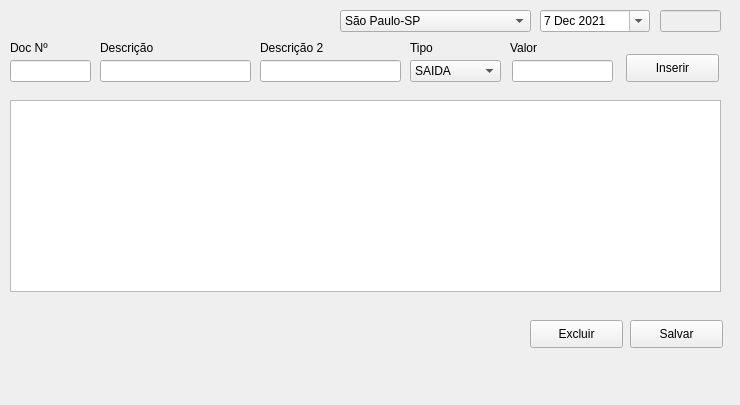
<?xml version="1.0" encoding="UTF-8"?>
<ui version="4.0">
 <class>frm_lancamentos</class>
 <widget class="QMainWindow" name="frm_lancamentos">
  <property name="geometry">
   <rect>
    <x>0</x>
    <y>0</y>
    <width>740</width>
    <height>405</height>
   </rect>
  </property>
  <property name="windowTitle">
   <string>Lançamentos</string>
  </property>
  <widget class="QWidget" name="centralwidget">
   <widget class="QLineEdit" name="edt_doc">
    <property name="geometry">
     <rect>
      <x>10</x>
      <y>60</y>
      <width>81</width>
      <height>22</height>
     </rect>
    </property>
   </widget>
   <widget class="QLineEdit" name="edt_desc1">
    <property name="geometry">
     <rect>
      <x>100</x>
      <y>60</y>
      <width>151</width>
      <height>22</height>
     </rect>
    </property>
   </widget>
   <widget class="QLineEdit" name="edt_desc2">
    <property name="geometry">
     <rect>
      <x>260</x>
      <y>60</y>
      <width>141</width>
      <height>22</height>
     </rect>
    </property>
   </widget>
   <widget class="QLineEdit" name="edt_valor">
    <property name="geometry">
     <rect>
      <x>512</x>
      <y>60</y>
      <width>101</width>
      <height>22</height>
     </rect>
    </property>
   </widget>
   <widget class="QLabel" name="label">
    <property name="geometry">
     <rect>
      <x>10</x>
      <y>40</y>
      <width>91</width>
      <height>16</height>
     </rect>
    </property>
    <property name="text">
     <string>Doc Nº</string>
    </property>
   </widget>
   <widget class="QLabel" name="label_2">
    <property name="geometry">
     <rect>
      <x>100</x>
      <y>40</y>
      <width>91</width>
      <height>16</height>
     </rect>
    </property>
    <property name="text">
     <string>Descrição</string>
    </property>
   </widget>
   <widget class="QLabel" name="label_3">
    <property name="geometry">
     <rect>
      <x>260</x>
      <y>40</y>
      <width>91</width>
      <height>16</height>
     </rect>
    </property>
    <property name="text">
     <string>Descrição 2</string>
    </property>
   </widget>
   <widget class="QLabel" name="label_4">
    <property name="geometry">
     <rect>
      <x>410</x>
      <y>40</y>
      <width>91</width>
      <height>16</height>
     </rect>
    </property>
    <property name="text">
     <string>Tipo</string>
    </property>
   </widget>
   <widget class="QLabel" name="label_5">
    <property name="geometry">
     <rect>
      <x>510</x>
      <y>40</y>
      <width>91</width>
      <height>16</height>
     </rect>
    </property>
    <property name="text">
     <string>Valor</string>
    </property>
   </widget>
   <widget class="QPushButton" name="btn_inserir">
    <property name="geometry">
     <rect>
      <x>626</x>
      <y>54</y>
      <width>93</width>
      <height>28</height>
     </rect>
    </property>
    <property name="text">
     <string>Inserir</string>
    </property>
   </widget>
   <widget class="QComboBox" name="box_tipo">
    <property name="geometry">
     <rect>
      <x>410</x>
      <y>60</y>
      <width>91</width>
      <height>22</height>
     </rect>
    </property>
    <item>
     <property name="text">
      <string>SAIDA</string>
     </property>
    </item>
    <item>
     <property name="text">
      <string>ENTRADA</string>
     </property>
    </item>
   </widget>
   <widget class="QTableWidget" name="tableWidget">
    <property name="geometry">
     <rect>
      <x>10</x>
      <y>100</y>
      <width>711</width>
      <height>192</height>
     </rect>
    </property>
   </widget>
   <widget class="QPushButton" name="btn_excluir">
    <property name="geometry">
     <rect>
      <x>530</x>
      <y>320</y>
      <width>93</width>
      <height>28</height>
     </rect>
    </property>
    <property name="text">
     <string>Excluir</string>
    </property>
   </widget>
   <widget class="QPushButton" name="btn_salvar">
    <property name="geometry">
     <rect>
      <x>630</x>
      <y>320</y>
      <width>93</width>
      <height>28</height>
     </rect>
    </property>
    <property name="text">
     <string>Salvar</string>
    </property>
   </widget>
   <widget class="QLineEdit" name="edt_ID">
    <property name="enabled">
     <bool>false</bool>
    </property>
    <property name="geometry">
     <rect>
      <x>660</x>
      <y>10</y>
      <width>61</width>
      <height>22</height>
     </rect>
    </property>
    <property name="font">
     <font>
      <pointsize>9</pointsize>
      <weight>75</weight>
      <italic>false</italic>
      <bold>true</bold>
      <underline>false</underline>
      <strikeout>false</strikeout>
     </font>
    </property>
    <property name="acceptDrops">
     <bool>false</bool>
    </property>
    <property name="styleSheet">
     <string notr="true">color: rgb(255, 0, 0);</string>
    </property>
    <property name="text">
     <string/>
    </property>
   </widget>
   <widget class="QDateEdit" name="dateEdit">
    <property name="geometry">
     <rect>
      <x>540</x>
      <y>10</y>
      <width>110</width>
      <height>22</height>
     </rect>
    </property>
    <property name="dateTime">
     <datetime>
      <hour>0</hour>
      <minute>0</minute>
      <second>0</second>
      <year>2021</year>
      <month>12</month>
      <day>7</day>
     </datetime>
    </property>
    <property name="currentSection">
     <enum>QDateTimeEdit::MonthSection</enum>
    </property>
    <property name="calendarPopup">
     <bool>true</bool>
    </property>
    <property name="timeSpec">
     <enum>Qt::LocalTime</enum>
    </property>
    <property name="date">
     <date>
      <year>2021</year>
      <month>12</month>
      <day>7</day>
     </date>
    </property>
   </widget>
   <widget class="QComboBox" name="comboBox">
    <property name="geometry">
     <rect>
      <x>340</x>
      <y>10</y>
      <width>191</width>
      <height>22</height>
     </rect>
    </property>
    <item>
     <property name="text">
      <string>São Paulo-SP</string>
     </property>
    </item>
    <item>
     <property name="text">
      <string>Gravataí-RS</string>
     </property>
    </item>
   </widget>
  </widget>
  <widget class="QMenuBar" name="menubar">
   <property name="geometry">
    <rect>
     <x>0</x>
     <y>0</y>
     <width>740</width>
     <height>21</height>
    </rect>
   </property>
  </widget>
 </widget>
 <resources/>
 <connections/>
</ui>
